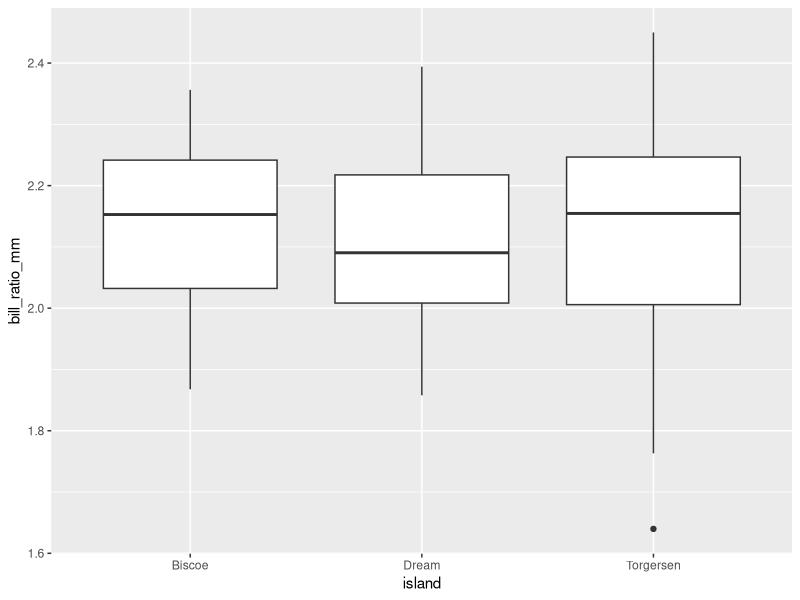

Reproduce this figure in R.
## ---- chunk 1
knitr::opts_chunk$set(echo = TRUE)
## ---- chunk 2
#Required packages
library(tidyverse)
library(palmerpenguins)
## ---- chunk 3
penguins <- penguins #redundant but puts this variable in our environment
## ---- chunk 4
head(penguins) #Shows you the first 5 rows of your data

names(penguins) #Gives you the names of the columns your working with

unique(penguins$island) #Lets you know the unique entries in a column, useful for some characterstrings
## ---- chunk 5
#In base r, you can subset out your dataset using the []'s

penguins[1,] #For example, denoting 1 prior to the comma inside [] allows you to subset for the first row of the data set

penguins[,1] #If you put 1 after the comma inside [], this allows you to subset for the first column of the data set

#You can also subset specifically for a column by using the '$' operator


#You can get fancy and subset for something specific within that column as well
#little reminder that '==' tells r that you want an exact match. 
## ---- chunk 6
#Filter allows you to filter out a column by specified inputs


## ---- chunk 7

## ---- chunk 8
#What if we wanted to change how the body mass units from grams to kilograms


## ---- chunk 9

## ---- chunk 10
penguins_adelie_ratio <- penguins %>% 
  filter(species == "Adelie") %>% 
  mutate(bill_ratio_mm = bill_length_mm/bill_depth_mm)

ggplot(data = penguins_adelie_ratio, aes(x = island, y = bill_ratio_mm)) +
  geom_boxplot()
## ---- chunk 11

